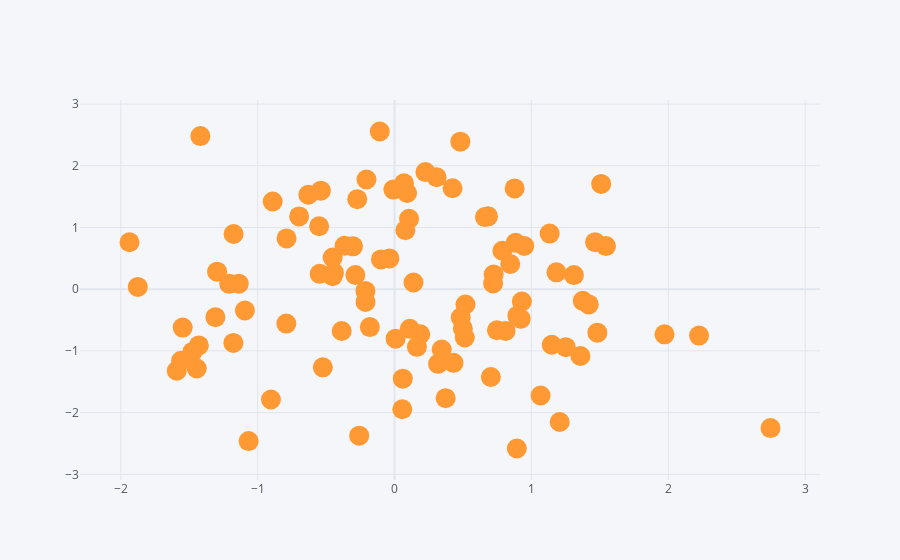

Source (notebook cell):
### Code cell
df.iplot(kind='scatter',x='A',y='B',mode='markers',size=20)
